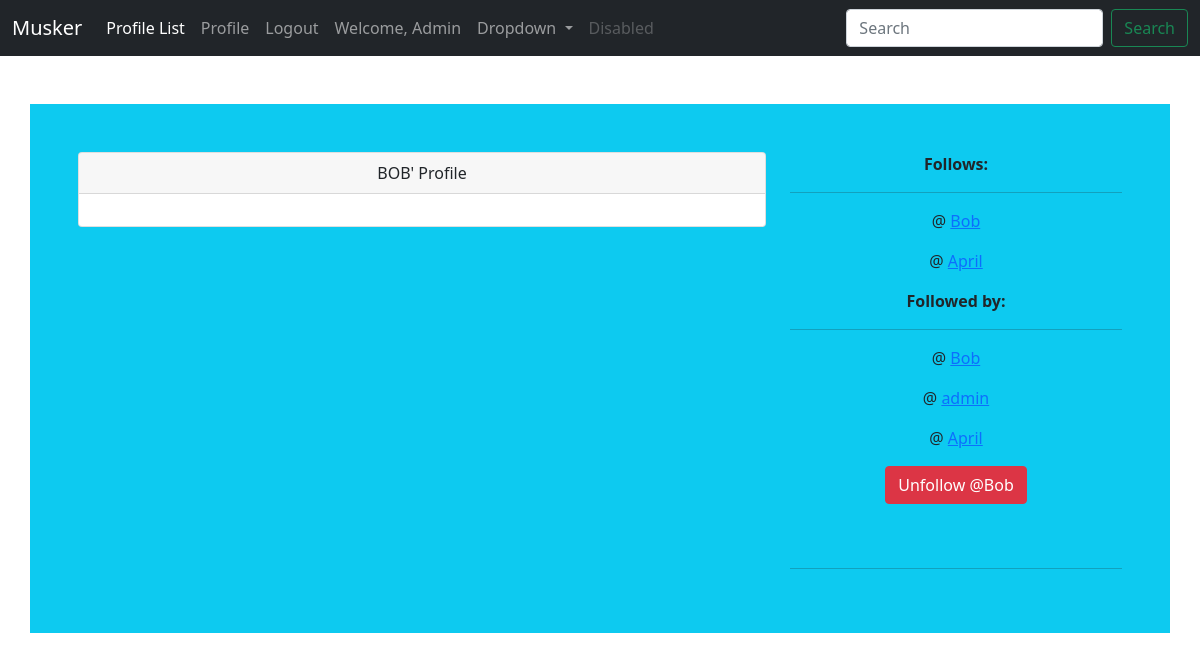
Page /profile/12/ (signed in) on the earlier database version.
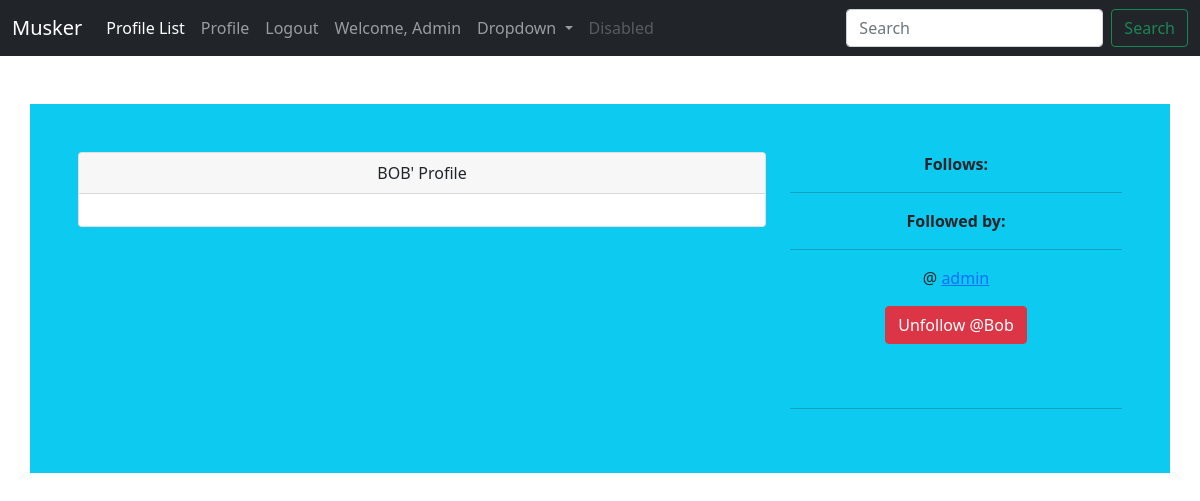
Same page on the later database version.
### musker/models.py (models this page shows)
class Profile(models.Model):
    user = models.OneToOneField(User, on_delete=models.CASCADE)
    follows = models.ManyToManyField('self',
            related_name='followed_by',
            symmetrical=False, #will allow to follow, but that person don't have to follow back.
            blank=True,
            )
    date_modified = models.DateTimeField(User, auto_now=True)
    def __str__(self):
        return self.user.username

### musker/views.py (the view, shortened to what this page needs)
# urls.py: path('profile/<str:pk>/', views.profile, name='profile'),
def profile(request, pk):
    if request.user.is_authenticated:
        profile = Profile.objects.get(user_id=pk)
        meeps = Meep.objects.filter(user_id=pk)
        return render(request, 'musker/profile.html', {
            'profile': profile,
            'meeps': meeps,
        })
    else:
        messages.success(request, 'You must login to see profile....')
        return redirect('home')

### musker/templates/musker/profile.html (shortened to what this page needs)
{% extends 'musker/base.html' %}
{% block content %}
{% if profile %}
<div class="container text-center my-5 bg-info p-5">
    <div class="row">
        <div class="col-8">
            <div class="card">
                <div class="card-header">
                    {{profile.user.username|upper}}' Profile
                </div>
                <div class="card-body">
                </div>
              </div>
        </div>
        <div class="col-4">
            <strong>Follows:</strong><hr>
            {% for following in profile.follows.all %}
            <p>@ <a href="{% url 'profile' following.user.id %}">{{following}}</a> </p>
             {% endfor %}
             <strong>Followed by:</strong><hr>
             {% for following in profile.followed_by.all %}
                <p>@ <a href="{% url 'profile' following.user.id %}">{{following}}</a> </p>
             {% endfor %}
             <form action="" method='POST'>
                {% if profile in user.profile.follows.all %}
                <button class="btn btn-danger" name='follow' value='unfollow' type='submit'>
                    Unfollow @{{profile.user.username}}
                </button>
                {% else %}
                <button class="btn btn-success" name='follow' value='follow' type='submit'>
                  Follow @{{profile.user.username}}
                </button>
                {% endif %}
             </form>
             <br>
             <br>
             <hr>
        </div>
    </div>
</div>
{% endif %}
{% endblock %}

Differences in the rows shown:
no longer on one of the page's lists (row edited): Profile: user.username "Bob"
no longer on this page (row edited): Profile: user.username "April"
